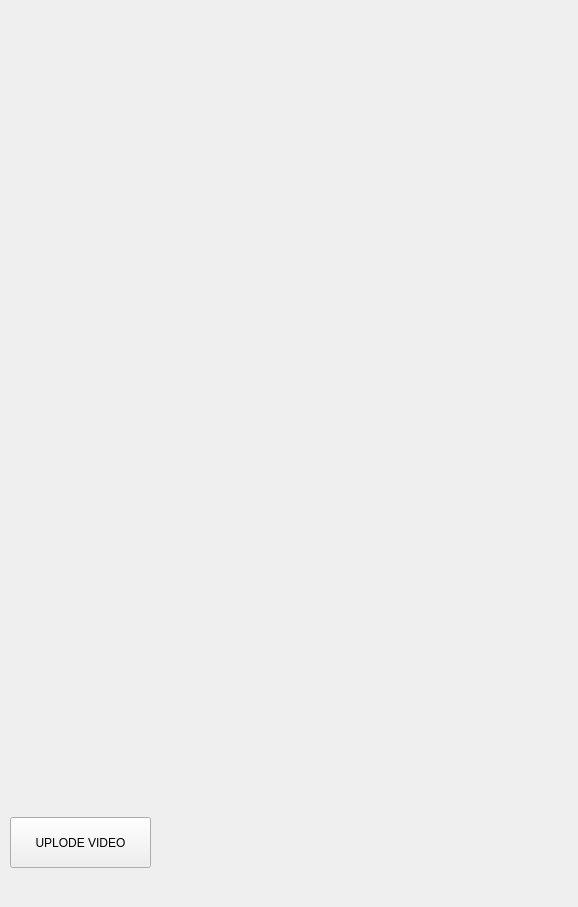
<?xml version="1.0" encoding="UTF-8"?>
<ui version="4.0">
 <class>MainWindow</class>
 <widget class="QMainWindow" name="MainWindow">
  <property name="geometry">
   <rect>
    <x>0</x>
    <y>0</y>
    <width>578</width>
    <height>907</height>
   </rect>
  </property>
  <property name="windowTitle">
   <string>MainWindow</string>
  </property>
  <widget class="QWidget" name="centralwidget">
   <widget class="QLabel" name="label">
    <property name="geometry">
     <rect>
      <x>0</x>
      <y>0</y>
      <width>581</width>
      <height>921</height>
     </rect>
    </property>
    <property name="text">
     <string/>
    </property>
   </widget>
   <widget class="QPushButton" name="pushButton">
    <property name="geometry">
     <rect>
      <x>10</x>
      <y>817</y>
      <width>141</width>
      <height>51</height>
     </rect>
    </property>
    <property name="text">
     <string>UPLODE VIDEO</string>
    </property>
   </widget>
  </widget>
 </widget>
 <resources/>
 <connections/>
</ui>
